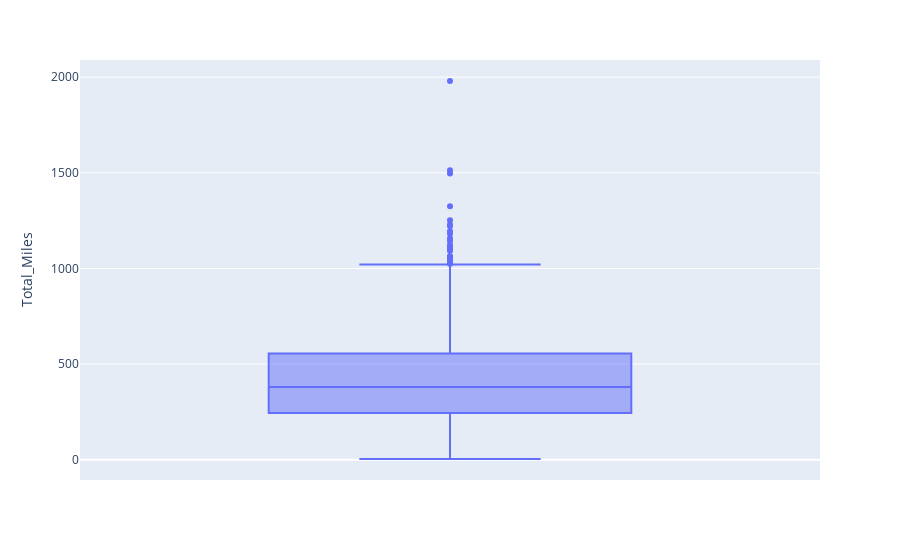

Notebook source saved alongside this figure:
### Code cell
fig2 = px.box(df, y='Total_Miles')
fig2.show()

### Figure 1 — Plotly figure (JSON) as saved in the notebook; plotly's stock layout.template omitted (floating-point values rounded to 4 significant figures; data arrays with more than 128 entries replaced by an {"elided": "..."} marker saying what was removed)
{"data": [{"alignmentgroup": "True", "hovertemplate": "Total_Miles=%{y}<extra></extra>", "legendgroup": "", "marker": {"color": "#636efa"}, "name": "", "notched": false, "offsetgroup": "", "orientation": "v", "showlegend": false, "type": "box", "x0": " ", "xaxis": "x", "y": {"elided": "1501 int values"}, "y0": " ", "yaxis": "y"}], "layout": {"boxmode": "group", "legend": {"tracegroupgap": 0}, "margin": {"t": 60}, "xaxis": {"anchor": "y", "domain": [0, 1]}, "yaxis": {"anchor": "x", "domain": [0, 1], "title": {"text": "Total_Miles"}}}}
